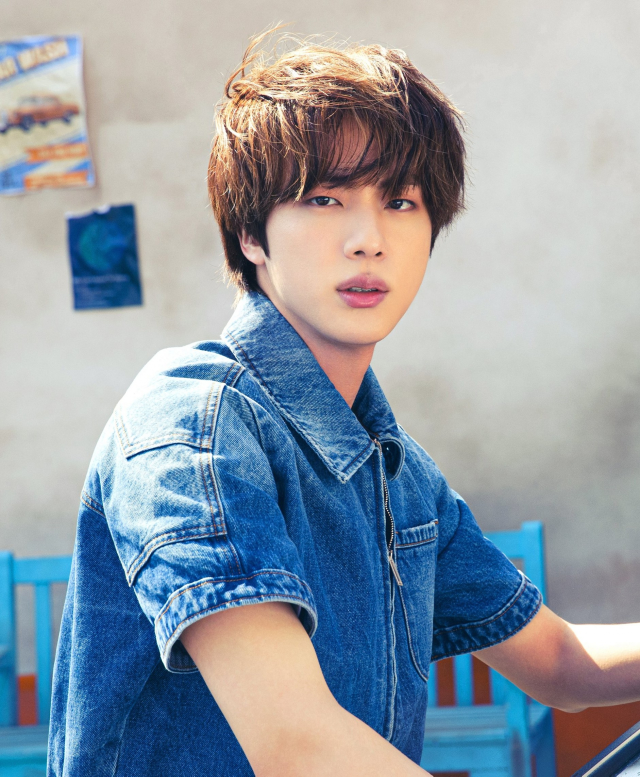
#> input picture 파이썬프로그래밍_서대영/HW/jin.jpg, 1280 x 1553 px (shown at 1/2 size)
$ jupyter execute 'HW6-3 Numpy.ipynb'
#> lines starting #> are read from the running program, lines starting #| are printed output that depends on the picture; long printed decimals are rounded
# 2021158041 한수빈

[cell 1]
import numpy as np
a = np.zeros(3)
a

[cell 2]
z = np.zeros(10)
z

[cell 3]
z.shape

[cell 4]
z.shape = (10, 1)
z

[cell 5]
z = np.ones(10)
type(z[0])

[cell 6]
z = np.ones(10)
z

[cell 7]
z = np.empty(2)
z    #왜??

[cell 8]
z = np.empty(3)
z

[cell 9]
z = np.linspace(2, 10, 5) # From 2 to 10, with 5 elements
z

[cell 10]
z = np.array([10, 20])
z

[cell 11]
a_list = [1,2,3,4,5,6,7]
z = np.array(a_list)
z

[cell 12]
type(z)

[cell 13]
b_list = [[9,8,7,6,5,4,3], [1,2,3,4,5,6,7]]
z = np.array([b_list])
z

[cell 14]
z.shape

[cell 15]
np.random.seed(0)
z1 = np.random.randint(10, size = 6)
z1

[cell 16]
z1[0]

[cell 17]
z1[0:2]

[cell 18]
z1[-1]

[cell 19]
from skimage import io
photo = io.imread('jin.jpg')
#> photo is the input picture: shape (1553, 1280, 3); mean R, G, B 145.1, 156, 166.6
type(photo)

[cell 20]
photo.shape
#> Out = (1553, 1280, 3)

[cell 21]
import matplotlib.pyplot as plt
plt.imshow(photo)

[cell 22]
plt.imshow(photo[::-1])
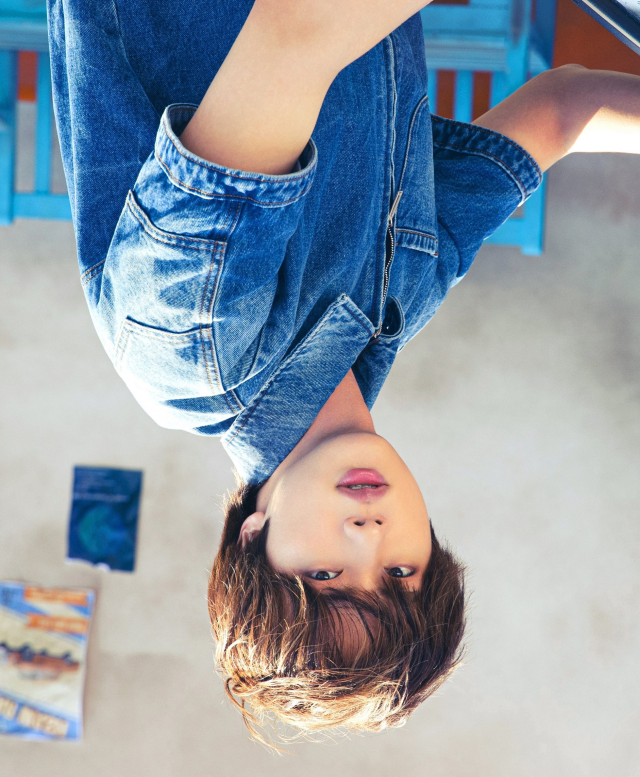
#> shown: shape (1553, 1280, 3) (shown at 1/2 size); mean R, G, B 145.1, 156, 166.6

[cell 23]
plt.imshow(photo[:, ::-1])
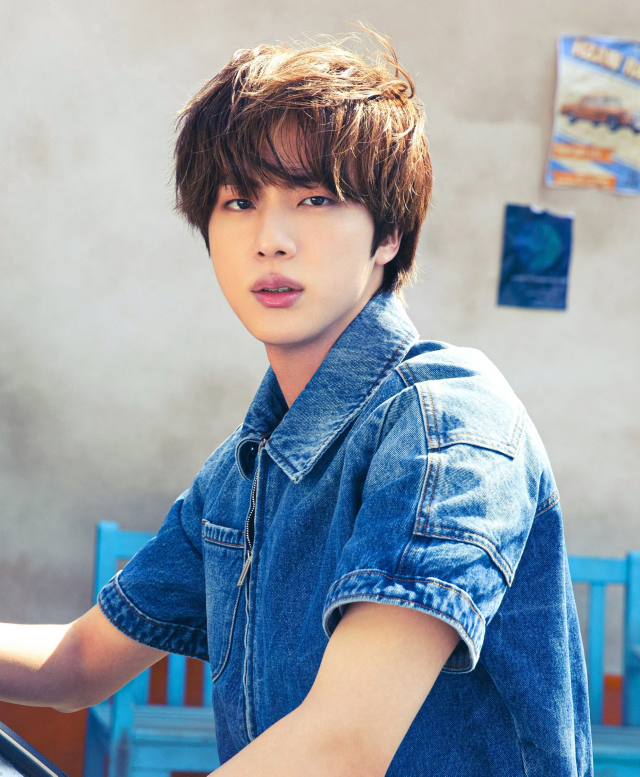
#> shown: shape (1553, 1280, 3) (shown at 1/2 size); mean R, G, B 145.1, 156, 166.6

[cell 24]
plt.imshow(photo[50:150, 150:280])
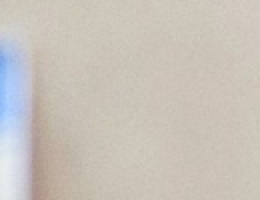
#> shown: shape (100, 130, 3) (shown 2 times larger); mean R, G, B 201.1, 194.9, 186.9

[cell 25]
plt.imshow(photo[::2, ::2])
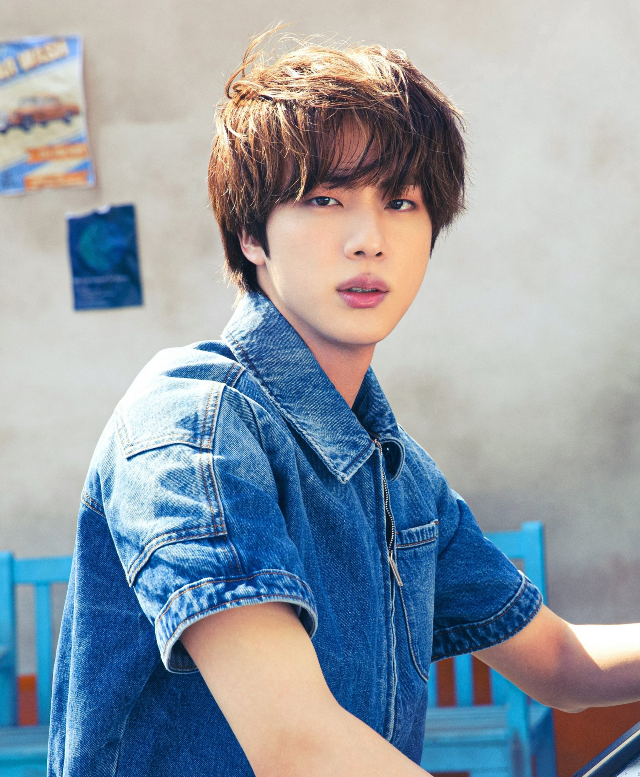
#> shown: shape (777, 640, 3); mean R, G, B 145.1, 156, 166.6

[cell 26]
photo
photo_sin = np.sin(photo)
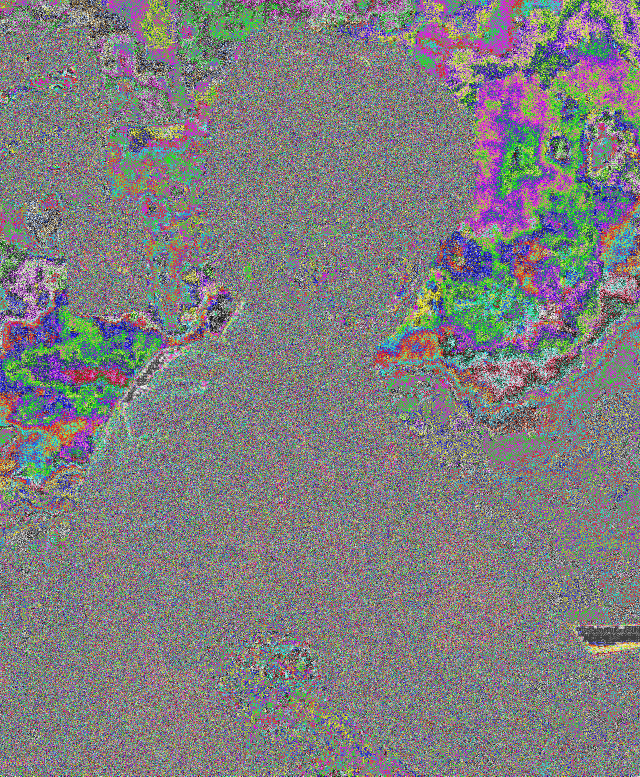
#> photo_sin: shape (1553, 1280, 3) float16 (shown at 1/2 size); mean R, G, B 0.00153, -0.00789, 0.00118; drawn with min black and max white
photo_sin

[cell 27]
print(np.sum(photo))
#| 929641486
print(np.prod(photo))
#| 0
print(np.mean(photo))
#| 155.888
print(np.std(photo))
#| 66.233
print(np.var(photo))
#| 4386.771
print(np.min(photo))
#| 0
print(np.max(photo))
#| 255
print(np.argmin(photo))
#| 1602048
print(np.argmax(photo))
#| 205176

[cell 28]
z = np.array([1,2,3,4,5])

[cell 29]
z < 3

[cell 30]
z > 3

[cell 31]
z[z > 3]

[cell 32]
photo_masked = np.where(photo > 100, 255, 0)
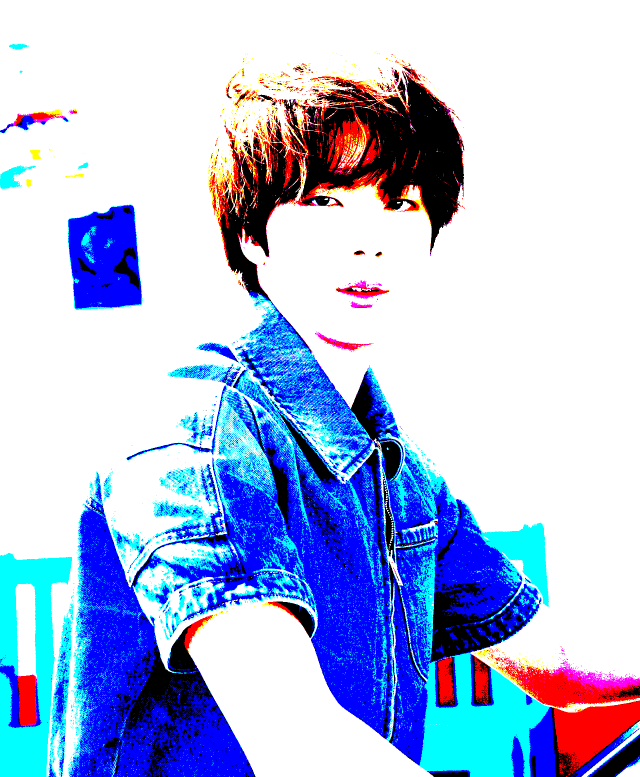
#> photo_masked: shape (1553, 1280, 3) int64 (shown at 1/2 size); mean R, G, B 174.6, 189.7, 227

[cell 33]
plt.imshow(photo_masked)

[cell 34]
a_array = np.array([1,2,3,4,5])
b_array = np.array([6,7,8,9,10])

[cell 35]
a_array + b_array

[cell 36]
a_array + 30

[cell 37]
a_array * b_array

[cell 38]
a_array * 10

[cell 39]
a_array @ b_array

[cell 40]
plt.imshow(photo[:,:,0].T)
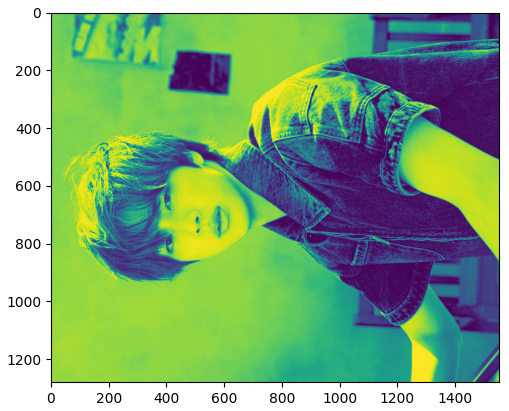
#> figure drawn by matplotlib, 1 panel
